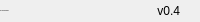
              <widget class="QFrame" name="bottomBar">
               <property name="minimumSize">
                <size>
                 <width>0</width>
                 <height>22</height>
                </size>
               </property>
               <property name="maximumSize">
                <size>
                 <width>16777215</width>
                 <height>22</height>
                </size>
               </property>
               <property name="frameShape">
                <enum>QFrame::Shape::NoFrame</enum>
               </property>
               <property name="frameShadow">
                <enum>QFrame::Shadow::Raised</enum>
               </property>
               <layout class="QHBoxLayout" name="horizontalLayout_5">
                <property name="spacing">
                 <number>0</number>
                </property>
                <property name="leftMargin">
                 <number>0</number>
                </property>
                <property name="topMargin">
                 <number>0</number>
                </property>
                <property name="rightMargin">
                 <number>0</number>
                </property>
                <property name="bottomMargin">
                 <number>0</number>
                </property>
                <item>
                 <widget class="QLabel" name="creditsLabel">
                  <property name="maximumSize">
                   <size>
                    <width>16777215</width>
                    <height>16</height>
                   </size>
                  </property>
                  <property name="font">
                   <font>
                    <family>Segoe UI</family>
                    <pointsize>-1</pointsize>
                    <italic>false</italic>
                    <bold>false</bold>
                   </font>
                  </property>
                  <property name="text">
                   <string>By: DiamondHawk8</string>
                  </property>
                  <property name="alignment">
                   <set>Qt::AlignmentFlag::AlignLeading|Qt::AlignmentFlag::AlignLeft|Qt::AlignmentFlag::AlignVCenter</set>
                  </property>
                 </widget>
                </item>
                <item>
                 <widget class="QLabel" name="version">
                  <property name="text">
                   <string>v0.4</string>
                  </property>
                  <property name="alignment">
                   <set>Qt::AlignmentFlag::AlignRight|Qt::AlignmentFlag::AlignTrailing|Qt::AlignmentFlag::AlignVCenter</set>
                  </property>
                 </widget>
                </item>
                <item>
                 <widget class="QFrame" name="frame_size_grip">
                  <property name="minimumSize">
                   <size>
                    <width>20</width>
                    <height>0</height>
                   </size>
                  </property>
                  <property name="maximumSize">
                   <size>
                    <width>20</width>
                    <height>16777215</height>
                   </size>
                  </property>
                  <property name="frameShape">
                   <enum>QFrame::Shape::NoFrame</enum>
                  </property>
                  <property name="frameShadow">
                   <enum>QFrame::Shadow::Raised</enum>
                  </property>
                 </widget>
                </item>
               </layout>
              </widget>
